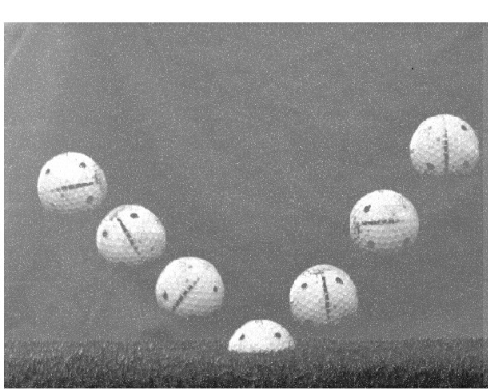
#> input picture data/Images/12283_2023_442_Fig2_HTML.png, 488 x 389 px, found by its file name
$ python GetBallRotation.py   (older library calls are emulated)
#> lines starting #> are read from the running program, lines starting #| are printed output that depends on the picture; after the words box and inside, x2 and y2 are one past the last pixel; in counts of white or black regions, pixels touching at a corner belong together
#> further down, test_img is the input picture: shape (389, 488); min 12, max 255, mean 139
### PiTracCode/Python/ROI.py
import cv2
import numpy as np
import os
import json
from GolfBall import GolfBall

def calculate_overlap_score(circle, other_circles):
    x, y, r = circle
    overlap_score = 1.0
    for ox, oy, oradius in other_circles:
        distance = np.sqrt((x - ox) ** 2 + (y - oy) ** 2)
        if distance < r + oradius:
            overlap_score -= 0.5  # Penalize for overlap
    return max(0, overlap_score)

def calculate_clarity_score(cropped_img):
    # Use variance of Laplacian to determine clarity
    if len(cropped_img.shape) == 3:
        gray = cv2.cvtColor(cropped_img, cv2.COLOR_BGR2GRAY)
    else:
        gray = cropped_img
    variance = cv2.Laplacian(gray, cv2.CV_64F).var()
    clarity_score = min(1.0, variance / 100.0)  # Normalize clarity score
    return clarity_score

def run_hough_with_radius(image):
    # image: input image (grayscale or BGR)
    blurred = cv2.GaussianBlur(image, (9, 9), 2)
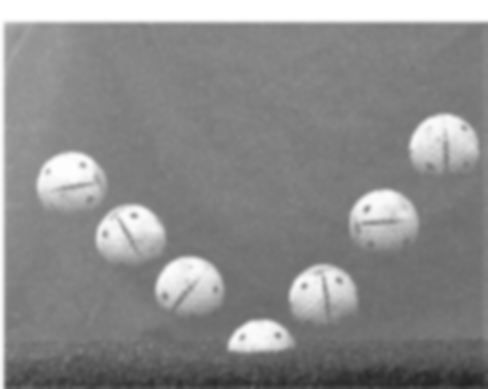
#> blurred: shape (389, 488); min 35, max 255, mean 138.9
    circles = cv2.HoughCircles(blurred,
                               cv2.HOUGH_GRADIENT,
                               dp=1.2,
                               minDist=40,
                               param1=100,
                               param2=30,
                               minRadius=30,
                               maxRadius=70)
#> circles = [[189, 291, 33.6], [383.4, 223.8, 33.84], [323.4, 295.8, 32.04], [443.4, 147, 33.96], [129, 235.8, 32.52], [71.4, 184.2, 32.4]]

    box_coords = []
    scores_info = []
    best_balls = []
    display_img = image.copy() if len(image.shape) == 3 else cv2.cvtColor(image, cv2.COLOR_GRAY2BGR)
    if circles is not None:
        circles = np.round(circles[0, :]).astype("int")
#> circles = [[189, 291, 34], [383, 224, 34], [323, 296, 32], [443, 147, 34], [129, 236, 33], [71, 184, 32]]
        # Sort circles by x-coordinate to label them from left to right
        circles = sorted(circles, key=lambda c: c[0])
#> circles = [[71, 184, 32], [129, 236, 33], [189, 291, 34], [323, 296, 32], [383, 224, 34], [443, 147, 34]]
        h, w = image.shape[:2]
#> h = 389; w = 488
        best = sorted(circles, key=lambda c: (c[0] - w//2)**2 + (c[1] - h//2)**2)[:2]
#> best = [[189, 291, 34], [129, 236, 33]]
        for idx, (x, y, r) in enumerate(circles):
            # Calculate the top-left and bottom-right points of the bounding box
            top_left = (x - r, y - r)
            bottom_right = (x + r, y + r)
            box_coords.append((top_left, bottom_right))
            # Draw the rectangle around the detected circle
            cv2.rectangle(display_img, top_left, bottom_right, (0, 255, 0), 2)
            # Label the rectangle with its index
            cv2.putText(display_img, str(idx + 1), (x - 10, y - 10), cv2.FONT_HERSHEY_SIMPLEX, 0.5, (255, 0, 0), 2)
            # Print the coordinates of the bounding box
            print(f"Circle {idx + 1}: Top-left {top_left}, Bottom-right {bottom_right}")

            # Crop the detected circle from the original image
            cropped_img = image[top_left[1]:bottom_right[1], top_left[0]:bottom_right[0]]

            # Calculate scores
            overlap_score = calculate_overlap_score((x, y, r), [c for i, c in enumerate(circles) if i != idx])
            clarity_score = calculate_clarity_score(cropped_img)
            total_score = (overlap_score + clarity_score) / 2
            print(f"Circle {idx + 1} Score: {total_score:.2f} (Overlap: {overlap_score:.2f}, Clarity: {clarity_score:.2f})")

            # Collect score information
            scores_info.append({
                "circle_index": idx + 1,
                "overlap_score": overlap_score,
                "clarity_score": clarity_score,
                "total_score": total_score,
            })
            # Save the best balls as GolfBall objects (relative to crop)
            for bx, by, br in best:
                if x == bx and y == by and r == br:
                    best_balls.append(GolfBall(x=x, y=y, measured_radius_pixels=r, angles_camera_ortho_perspective=(0.0, 0.0, 0.0)))
                    break
#> this loop made 6 passes
#> (top_left, bottom_right, variance in calculate_clarity_score) on passes 1 to 6: ((39, 152), (103, 216), 1041.8), ((96, 203), (162, 269), 1119.9), ((155, 257), (223, 325), 1029.9), ((291, 264), (355, 328), 1444), ((349, 190), (417, 258), 1230), ((409, 113), (477, 181), 1144.5)
#| Circle 1: Top-left (39, 152), Bottom-right (103, 216)
#| Circle 1 Score: 1.00 (Overlap: 1.00, Clarity: 1.00)
#| Circle 2: Top-left (96, 203), Bottom-right (162, 269)
#| Circle 2 Score: 1.00 (Overlap: 1.00, Clarity: 1.00)
#| Circle 3: Top-left (155, 257), Bottom-right (223, 325)
#| Circle 3 Score: 1.00 (Overlap: 1.00, Clarity: 1.00)
#| Circle 4: Top-left (291, 264), Bottom-right (355, 328)
#| Circle 4 Score: 1.00 (Overlap: 1.00, Clarity: 1.00)
#| Circle 5: Top-left (349, 190), Bottom-right (417, 258)
#| Circle 5 Score: 1.00 (Overlap: 1.00, Clarity: 1.00)
#> (further printed lines are left out)
#> pass 1, in run_hough_with_radius, `cropped_img = image[top_left[1]:bottom_right[1], top_left[0]:bottom_ri..`:
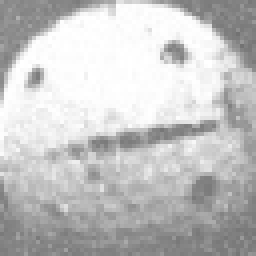
#> cropped_img: shape (64, 64) (shown 4 times larger); min 114, max 255, mean 195.6
#> pass 2, in run_hough_with_radius, `cropped_img = image[top_left[1]:bottom_right[1], top_left[0]:bottom_ri..`:
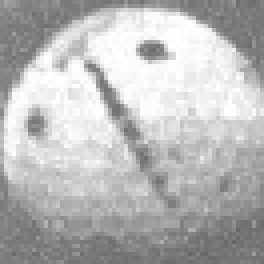
#> cropped_img: shape (66, 66) (shown 4 times larger); min 104, max 255, mean 184.4
#> pass 3, in run_hough_with_radius, `cropped_img = image[top_left[1]:bottom_right[1], top_left[0]:bottom_ri..`:
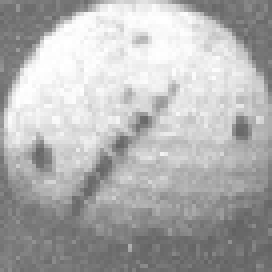
#> cropped_img: shape (68, 68) (shown 4 times larger); min 97, max 255, mean 176.1
#> after the loop:
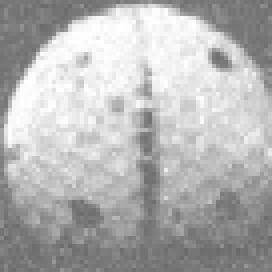
#> cropped_img: shape (68, 68) (shown 4 times larger); min 103, max 255, mean 179.8
#> after the loop:
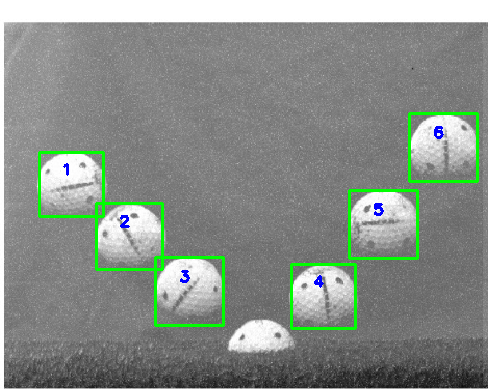
#> display_img: shape (389, 488, 3); 2.72% of pixels changed, all inside (x1, y1, x2, y2) = (38, 112, 479, 330)
#> after the loop, best_balls = 2 items; box_coords = [((39, 152), (103, 216)), ((96, 203), (162, 269)), ((155, 257), (223, 325)), ((291, 264), (355, 328)), ((349, 190), (417, 258)), ((409, 113), (477, 181))]; scores_info = 6 items
        print(f"Detected {len(circles)} circle(s).")
#| Detected 6 circle(s).
    else:
        print("No circles detected.")

    return best_balls if len(best_balls) == 2 else None

### PiTracCode/Python/IsolateCode.py
import cv2
import numpy as np
import copy
from typing import Tuple
from GolfBall import GolfBall
from MaskAreaOutsideBall import mask_area_outside_ball

def isolate_ball(
    img: np.ndarray,
    ball: GolfBall
) -> Tuple[np.ndarray, GolfBall]:
    """
    Crops out a square region around the detected ball, recenters the ball metadata,
    equalizes (optional), then masks out pixels just outside the ball edge.
    If ball.x, ball.y, or ball.measured_radius_pixels are 0 or None, auto-detects them.

    Args:
        img:   Full grayscale image.
        ball:  GolfBall instance with .x, .y, .measured_radius_pixels.

    Returns:
        ball_crop:   Cropped & masked image of the ball.
        ball_local:  A copy of `ball` whose x,y coords are relative to the crop.
    """
    # Auto-detect if needed
    if not getattr(ball, 'x', None) or not getattr(ball, 'y', None) or not getattr(ball, 'measured_radius_pixels', None):
        print("[isolate_ball] Ball parameters missing, running HoughCircles...")
        circles = cv2.HoughCircles(
            img, cv2.HOUGH_GRADIENT, dp=1.2, minDist=50,
            param1=100, param2=30, minRadius=30, maxRadius=70
        )
        if circles is not None:
            circles = np.round(circles[0, :]).astype("int")
            print(f"[isolate_ball] All detected circles: {circles}")
            x, y, r = circles[0]
            print(f"[isolate_ball] Detected ball at (x={x}, y={y}), radius={r}")
            ball.x = x
            ball.y = y
            ball.measured_radius_pixels = r
        else:
            print("[isolate_ball] No ball detected in image!")
            raise ValueError("No ball detected in image!")
    else:
        print(f"[isolate_ball] Using provided ball: x={ball.x}, y={ball.y}, radius={ball.measured_radius_pixels}")

    # Make a local copy so we don't mutate the caller's ball
    ball_local = copy.deepcopy(ball)

    # 1) Compute a slightly larger radius to include a tiny border
    surround_mult = 1.05
    r1  = int(round(ball_local.measured_radius_pixels * surround_mult))
    rInc = r1 - ball_local.measured_radius_pixels

    # 2) Determine top-left corner of crop
    x1 = int(ball_local.x - r1)
    y1 = int(ball_local.y - r1)
    w  = h = 2 * r1
    print(f"[isolate_ball] Crop top-left: ({x1}, {y1}), size: {w}x{h}")

    # 3) Clip to image bounds
    x1 = max(0, min(x1, img.shape[1] - w - 1))
#> x1 = 94
    y1 = max(0, min(y1, img.shape[0] - h - 1))
#> y1 = 201

    # 4) Crop
    ball_crop = img[y1 : y1 + h, x1 : x1 + w].copy()
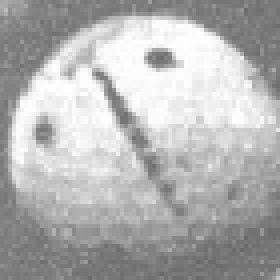
#> ball_crop: shape (70, 70) (shown 4 times larger); min 104, max 255, mean 178.5

    # 5) Recenter ball coordinates in the cropped image
    new_center = int(round(rInc + ball_local.measured_radius_pixels))
    ball_local.x = new_center
    ball_local.y = new_center
    print(f"[isolate_ball] Local ball center in crop: ({ball_local.x}, {ball_local.y}), radius={ball_local.measured_radius_pixels}")

    # 6) (Optional) equalize histogram if desired
    # ball_crop = cv2.equalizeHist(ball_crop)

    # 7) Mask out just outside the ball to remove edge artifacts
    #    reference reduction factor from C++
    reference_mask_factor = 0.995
#> (the run stopped early here; a loop or call above may not have finished)
